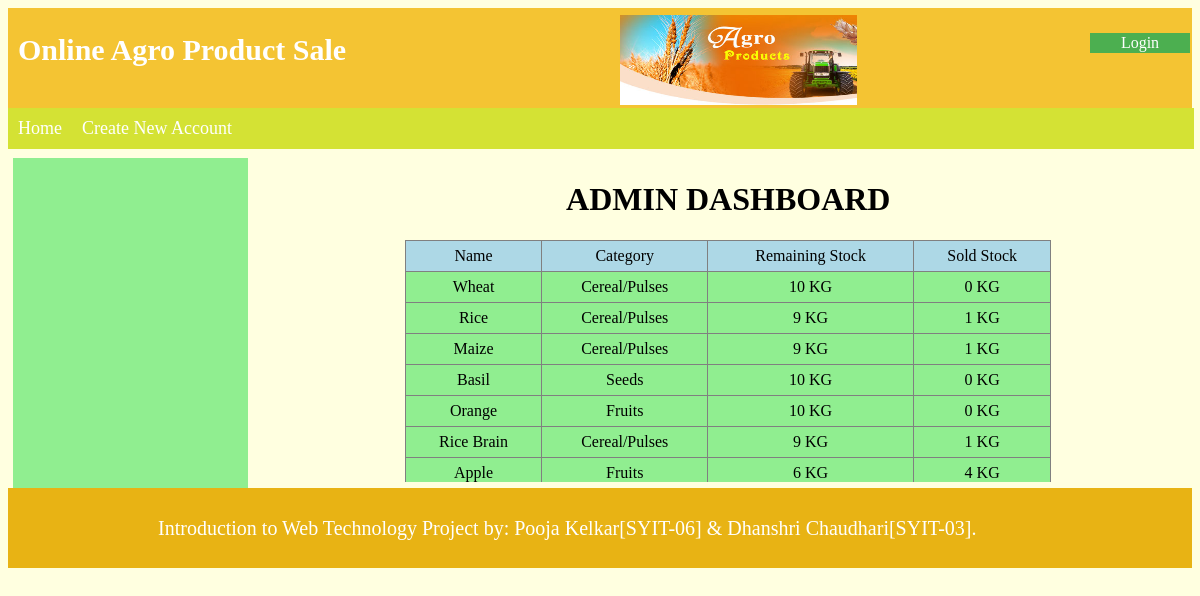
The app's page /admin.php with its own data.
### tables this page shows
CREATE TABLE `products` (
  `id` int(5) NOT NULL,
  `name` text NOT NULL,
  `category` text NOT NULL,
  `RS` int(10) NOT NULL,
  `SS` int(10) NOT NULL DEFAULT '0',
  `price` int(10) NOT NULL,
  `desp` text NOT NULL,
  `img` mediumblob NOT NULL
);

### admin.php (the view, shortened to what this page needs)
<?php
$conn=mysqli_connect("localhost","root","","agro");
$result=mysqli_query($conn,"select  * from products");
while($row1=mysqli_fetch_row($result))
{
  $row[]=$row1;
}
?>
<html>
<head>
	<link rel="stylesheet" href="css/styles.css">
</head>
<body>
<header  style="height: 100px;background-color: #f4c433;">
	 <div class="row" style="width:100%">
		  <div class="column1">
				<h1 style="font-size: 30px;color:white;"> Online Agro Product Sale
		  </div>
		  <div class="column">
				<img style="width:100%;height: 90%; margin-top:2px;"  src="img/agroproducts.jpg" alt="Online Plot Selling & Buying" >
		  </div>
<div align='right' style='padding-top:5px;<?php if($_SESSION['uname']){echo "display:none;";}?>'><p><a href="login.php" ><button class='button1'>Login</button></a></p></div>
	</div>
</header>
<nav>
	<ul style="  position: absolute;width:98.8%;font-size:18px">
	  <li><a href="index.php">Home</a></li>
	  <li><a href="create_account.php">Create New Account</a></li>
	</ul>
</nav>
<div class="row"  style="margin-top:50px;width:100%">
 <div class="column3" style="overflow-y: scroll; height:320px;" >
</div>
<div class="column2" style="overflow-y: scroll; height:320px;">
		<h1 align='center'>ADMIN DASHBOARD</h1>
		<table cellpadding="6" align='center' border="1" style="border-collapse: collapse;width:70%">
		<tr align='center' bgcolor='lightblue'><td>Name</td><td>Category</td><td>Remaining Stock</td><td>Sold Stock</td></tr>
		<?php
		for($i=0;$i<count($row);$i++)
		{
		echo "<tr align='center' bgcolor='lightgreen'>";
		echo "<td>".$row[$i][1]."</td><td>".$row[$i][2]."</td><td>".$row[$i][3]." KG</td><td>".$row[$i][4]." KG</td>";
echo "</tr>";
}	?>
		</table>
</div>
</div>
 <footer >
 <div  style="margin-left:150px">
	  <p  style="font-size:20px">Introduction to Web Technology Project by: Pooja Kelkar[SYIT-06] & Dhanshri Chaudhari[SYIT-03].</p></div>
</footer>
</body>
</html>

### styles.css (style rules this page uses)
* { font-family:Loma; }
.button1 { background-color: #4CAF50; border: none; width:100px; color: white; text-align: center; font-size: 16px; margin: 4px 2px; cursor: pointer; }
body { background-color:lightyellow }
.column { float: left; width: 20%; padding: 5px; }
.column1 { float: left; width: 50%; padding: 5px; margin-left:5px; }
.column3 { float: left; width:19%; height:300px; padding: 5px; margin-left:5px; background-color:lightgreen; }
.column2 { float: right; width: 78%; padding: 2px; margin-left:5px; }
footer { //position: absolute; display: flex; align-items: center; height: 5rem; right: 0; bottom: 0; left: 0; background-color: $gray; background: #e8b314; color:white; }
.row::after { content: ""; clear: both; display: table; }
ul { list-style-type: none; margin: 0; padding: 0; overflow: hidden; background-color: #d4e234; width:100%; }
li { float: left; }
li a { display: block; color: white; text-align: center; padding: 10px 10px; text-decoration: none; }

### records on screen
products: name "Wheat", category "Cereal/Pulses", RS "10", SS "0"
products: name "Rice", category "Cereal/Pulses", RS "9", SS "1"
products: name "Maize", category "Cereal/Pulses", RS "9", SS "1"
products: name "Basil", category "Seeds", RS "10", SS "0"
products: name "Orange", category "Fruits", RS "10", SS "0"
products: name "Rice Brain", category "Cereal/Pulses", RS "9", SS "1"
products: name "Apple", category "Fruits", RS "6", SS "4"
